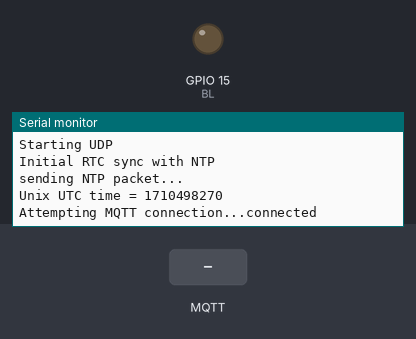
The program below on a simulated ESP8266 (NodeMCU). Parts: output pins drawn as LEDs (lit = HIGH), the last lines printed to the serial monitor. The inputs (shaded band) are chosen by the test bench. The local clock reads 2024-03-15 10:24:30 at power-on unless the program sets it; random numbers use the default seed unless the program sets one; no MQTT or app messages arrive unless stated; pins used as bus, display or sensor lines are not drawn.

Above: at 1.3 s.
1.4 s: MQTT message "1" arrives on the first subscribed topic
At 2.5 s:
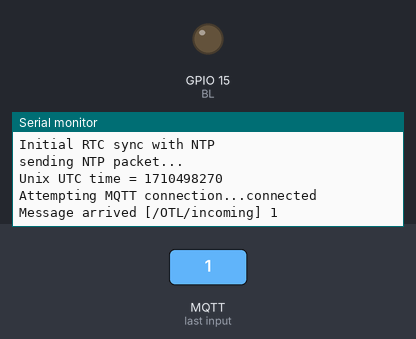
2.9 s: MQTT message "on" arrives on the first subscribed topic
At 3.5 s:
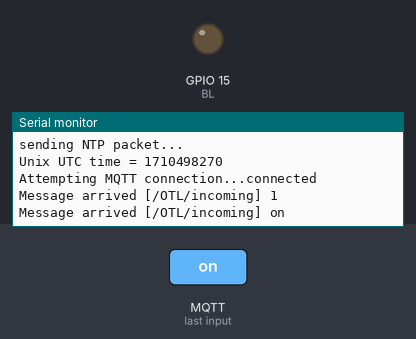
4.4 s: MQTT message "off" arrives on the first subscribed topic
At 5.8 s:
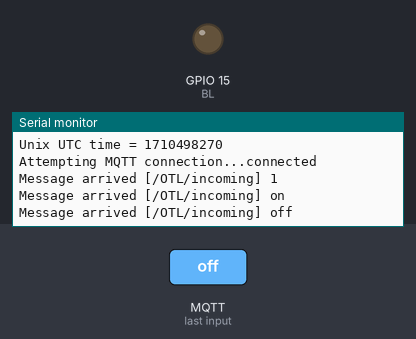

The program:

main.cpp
```cpp
#include "Arduino.h"
#include <ESP8266WiFi.h>
#include <Wire.h>
#include <SPI.h>
#include "RTClib.h"
#include <PubSubClient.h>
#include <WiFiUdp.h>

RTC_DS3231 rtc;
char daysOfTheWeek[7][12] = {"Sunday", "Monday", "Tuesday", "Wednesday", "Thursday", "Friday", "Saturday"};

#define BME_SCK 13
#define BME_MISO 12
#define BME_MOSI 11
#define BME_CS 10
#define left_Button 16
#define middle_Button 5
#define right_Button 4


void shift(int NixietodisplayUpdate [8]);
void shift(int NixietodisplayUpdate);
void displayUpdate (int duration);
void displayUpdate (void);
void displayUpdate (int numbers,int duration);
void GetTime();
void GetDate();

void callback(char* topic, byte* payload, unsigned int length);
void reconnect();

bool adjust(void); //NTP time adjust
void sendNTPpacket(IPAddress *address);

unsigned long delayTime;

//=======================================INCLUDE==NTP======================================
/// NTP Server address
const char* ntpServerName = "0.uk.pool.ntp.org";
const double timezone = 1.0;
// local port to listen for UDP packets
const unsigned int localPort = 2390;
/// A UDP instance to let us send and receive packets over UDP
WiFiUDP udp;

/// Weekday strings.
//char daysOfTheWeek[][4] = {"Sun", "Mon", "Tue", "Wed", "Thu", "Fri", "Sat"};
/**
 * @brief NTP Server IP variable.
 *
 * Don't hardwire the IP address or we won't get the benefits of the pool.
 */
IPAddress timeServerIP;
/// NTP time stamp is in the first 48 bytes of the message
const int NTP_PACKET_SIZE = 48;
/// buffer to hold incoming and outgoing packets
byte packetBuffer[ NTP_PACKET_SIZE];
//===================================================================================

int NixieArray [8];
int PreviousArray [8];
int Brightness = 10;
int transition = 16;

int clockPin = 13;
int BL = 15;
int dataPin = 14;
int latch = 12;


const char* mqtt_server = "iot.eclipse.org";
WiFiClient espClient;
PubSubClient client(espClient);
long lastMsg = 0;
char msg[50];
int value = 0;

void setup() {

  Serial.begin(9600);
  Wire.pins(0, 2); //SDA and SCL

  //MQTT setup
  client.setServer(mqtt_server, 1883);
  client.setCallback(callback);

  if (! rtc.begin()) {
    Serial.println("Couldn't find RTC");
    while (1);
  }

  if (rtc.lostPower()) {
    Serial.println("RTC lost power, lets set the time!");
    rtc.adjust(DateTime(F(__DATE__), F(__TIME__)));
  }

  // Start UDP Server to receive the NTP response.
  Serial.println("Starting UDP");
  udp.begin(localPort);
  Serial.println("Initial RTC sync with NTP");
  while (!adjust()){
    adjust();
  }

  pinMode(clockPin, OUTPUT);
  pinMode(BL, OUTPUT);
  pinMode(dataPin, OUTPUT);
  pinMode(latch, OUTPUT);

  pinMode(16, INPUT); // Left button
  pinMode(5, INPUT);  // Middle button
  pinMode(4, INPUT);  // Right button

  digitalWrite(BL, LOW);
  digitalWrite(latch, HIGH);

  digitalWrite(dataPin, HIGH);
  for (int i = 0; i < 50; i++)
  {
    digitalWrite(clockPin, HIGH);
    digitalWrite(clockPin, LOW);
  }

  if (!client.connected()) {
    reconnect();
  }

}


void loop()
{
  GetTime();
  displayUpdate();

  client.loop();

  DateTime now = rtc.now();
  int nowish = now.minute() / 10;

  if (nowish != lastMsg) {
    lastMsg = now.minute() / 10;
    ++value;
    snprintf (msg, 75, "x10min: %ld", value);
    //Serial.print("Publish message: ");
    //Serial.println(msg);
    client.publish("/OTL/batt", msg);
  }

  /*if (digitalRead(left_Button) == 1)
  {
    //see bottom of program for draft of chrono
  }

  if (digitalRead(middle_Button) == 1)
  {
    GetDate();
    displayUpdate (14);
    while (digitalRead(middle_Button) == 1)
    {
      displayUpdate(14);
    }
    GetTime();
    displayUpdate (14);
  }
  if (digitalRead(right_Button) == 1)
  {

    displayUpdate (14);
    while (digitalRead(middle_Button) == 1)
    {
      displayUpdate(14);
    }
    GetTime();
    displayUpdate (14);
  }*/
}

//=======================================FUNCTION==DISPLAYUPDATE================================
// Do a smooth transition between the previous array dipslayed and NiexieArray, for a given duration
void displayUpdate (int duration)
{
  int dots [8] = {10, 10, 10, 10, 0, 0, 0, 0};
  for (int i = 0; i < 4; ++i)
  {
    if ((PreviousArray [i]) != (NixieArray [i])) goto Change;
  }
  dots [4] = NixieArray [4];
  dots [5] = NixieArray [5];
  dots [6] = NixieArray [6];
  dots [7] = NixieArray [7];

  shift (NixieArray);
  delayMicroseconds (Brightness * 300);

  shift (dots);
  delayMicroseconds (Brightness * 50);

  if (Brightness != 10)
  {
    shift (10000);
    delayMicroseconds (3000 - Brightness * 300);
  }

  for (int i = 0; i < 8; ++i)
  {
    PreviousArray [i] = NixieArray [i];
  }
  return;

Change:
  dots [4] = NixieArray [4];
  dots [5] = NixieArray [5];
  dots [6] = NixieArray [6];
  dots [7] = NixieArray [7];

  int dots2 [8] = {10, 10, 10, 10, 0, 0, 0, 0};
  dots2 [4] = PreviousArray [4];
  dots2 [5] = PreviousArray [5];
  dots2 [6] = PreviousArray [6];
  dots2 [7] = PreviousArray [7];

  for (int i = 0; i < duration; i++)
  {
    shift (PreviousArray);
    delayMicroseconds ((duration - i) * 1000 * Brightness / 10);
    shift (dots2);
    delayMicroseconds ((duration - i) * 1000 * Brightness / 60);
    if (Brightness != 10)
    {
    shift (10000);
    delayMicroseconds ((duration - i) * 1000 * (10 - Brightness) / 10);
    }

    shift (NixieArray);
    delayMicroseconds (i * 1000 * Brightness / 10);
    shift (dots);
    delayMicroseconds (i * 1000 * Brightness / 60);
    if (Brightness != 10)
    {
    shift (10000);
    delayMicroseconds (i * 1000 * (10 - Brightness) / 10);
    }
  }
  for (int i = 0; i < 8; ++i)
  {
    PreviousArray [i] = NixieArray [i];
  }
}

void displayUpdate (void)
{
  displayUpdate(transition);
}

void displayUpdate (int numbers, int duration)
{
  NixieArray [0] = numbers / 1000;
  NixieArray [1] = (numbers / 100) % 10;
  NixieArray [2] = (numbers / 10) % 10;
  NixieArray [3] = numbers % 10;
  displayUpdate (duration);
}

//=======================================FUNCTION==SHIFT==============================
// displayUpdate numbers and dots, from an int array, left to right, 4 first are numbers, 4 last are dots
// If a number is not in the range 0-9, no numbers are lit up
// Dots: 0 is nothing, 1 is left dot, 2 is right dot, 3 is both dots
void shift(int NixietodisplayUpdate [8])
{
  int Nixiearray [10] = {8, 9, 0, 1, 2, 3, 4, 5, 6, 7};
  int j;

  for (int k = 3; k >= 0; k--)
  {
    digitalWrite(latch, LOW);
    digitalWrite(dataPin, HIGH);

    if ((NixietodisplayUpdate [k + 4] == 3) || (NixietodisplayUpdate [k + 4] == 1))   digitalWrite(dataPin, LOW);
    digitalWrite(clockPin, HIGH);
    digitalWrite(clockPin, LOW);
    digitalWrite(dataPin, HIGH);

    if ((NixietodisplayUpdate [k + 4] == 3) || (NixietodisplayUpdate [k + 4] == 2))   digitalWrite(dataPin, LOW);
    digitalWrite(clockPin, HIGH);
    digitalWrite(clockPin, LOW);
    digitalWrite(dataPin, HIGH);

    if ((NixietodisplayUpdate [k] > 9) || (NixietodisplayUpdate [k] < 0))
    {
      for (int i = 0; i < 10; i++)
      {
        digitalWrite(clockPin, HIGH);
        digitalWrite(clockPin, LOW);
      }
    }
    else
    {
      j = Nixiearray [NixietodisplayUpdate [k]];
      for (int i = 0; i < j; i++)
      {
        digitalWrite(clockPin, HIGH);
        digitalWrite(clockPin, LOW);
      }
      digitalWrite(dataPin, LOW);
      digitalWrite(clockPin, HIGH);
      digitalWrite(clockPin, LOW);
      digitalWrite(dataPin, HIGH);
      for (int i = 0; i < (9 - j); i++)
      {
        digitalWrite(clockPin, HIGH);
        digitalWrite(clockPin, LOW);
      }
    }
    digitalWrite(latch, HIGH);
  }
}

void shift(int NixietodisplayUpdate)
{
  int nixiebuffer [8];
  if (NixietodisplayUpdate == 10000)
  {
    nixiebuffer [0] = 10;
    nixiebuffer [1] = 10;
    nixiebuffer [2] = 10;
    nixiebuffer [3] = 10;
  }
  else
  {
    nixiebuffer [0] = NixietodisplayUpdate / 1000;
    nixiebuffer [1] = (NixietodisplayUpdate / 100) % 10;
    nixiebuffer [2] = (NixietodisplayUpdate / 10) % 10;
    nixiebuffer [3] = NixietodisplayUpdate % 10;
  }
  nixiebuffer [4] = 0;
  nixiebuffer [5] = 0;
  nixiebuffer [6] = 0;
  nixiebuffer [7] = 0;
  if (NixietodisplayUpdate == 10000)
  {
    nixiebuffer [0] = 10;
    nixiebuffer [1] = 10;
    nixiebuffer [2] = 10;
    nixiebuffer [3] = 10;
  }

  shift(nixiebuffer);
}

//=======================================FUNCTION==GETTIME================================
void GetTime()
{
  DateTime now = rtc.now();

  NixieArray [0] = now.hour() / 10;
  NixieArray [1] = now.hour() % 10;
  NixieArray [2] = now.minute() / 10;
  NixieArray [3] = now.minute() % 10;
  NixieArray [4] = 0;
  NixieArray [5] = 0;
  NixieArray [6] = 0;
  NixieArray [7] = 0;

  if ((now.second() % 2) == 1) NixieArray [5] = 2;
  else NixieArray [6] = 1;
}


//=======================================FUNCTION==GETDATE================================
void GetDate()
{
  DateTime now = rtc.now();

  NixieArray [0] = now.month() / 10;
  NixieArray [1] = now.month() % 10;
  NixieArray [2] = now.day() / 10;
  NixieArray [3] = now.day() % 10;
  NixieArray [4] = 0;
  NixieArray [5] = 2;
  NixieArray [6] = 0;
  NixieArray [7] = 0;
}

//=======================================FUNCTION==SERIAL==RTC============================
void printRTCValues() {
  DateTime now = rtc.now();

  Serial.print(now.year(), DEC);
  Serial.print('/');
  Serial.print(now.month(), DEC);
  Serial.print('/');
  Serial.print(now.day(), DEC);
  Serial.print(" (");
  Serial.print(daysOfTheWeek[now.dayOfTheWeek()]);
  Serial.print(") ");
  Serial.print(now.hour(), DEC);
  Serial.print(':');
  Serial.print(now.minute(), DEC);
  Serial.print(':');
  Serial.print(now.second(), DEC);
  Serial.println();

  Serial.println();
  delay(delayTime);
}
//=======================================FUNCTION==MQTTCallback============================
void callback(char* topic, byte* payload, unsigned int length) {
  Serial.print("Message arrived [");
  Serial.print(topic);
  Serial.print("] ");
  for (int i = 0; i < length; i++) {
    Serial.print((char)payload[i]);
  }
  Serial.println();
}
//=======================================FUNCTION==MQTTreconnect============================
void reconnect() {
  // Loop until we're reconnected
  while (!client.connected()) {
    Serial.print("Attempting MQTT connection...");
    // Create a random client ID
    String clientId = "ESP8266Client-";
    clientId += String(random(0xffff), HEX);
    // Attempt to connect
    if (client.connect(clientId.c_str())) {
      Serial.println("connected");
      // Once connected, publish an announcement...
      client.publish("/OTL/batt", "beginBatt test");
      // ... and resubscribe
      client.subscribe("/OTL/incoming");
    } else {
      Serial.print("failed, rc=");
      Serial.print(client.state());
      Serial.println(" try again in 5 seconds");
      // Wait 5 seconds before retrying
      delay(5000);
    }
  }
}
//=======================================NTP==FUNCTION============================================
/**
 * @brief Adjust the DS3231 with current date and time.
 *
 * <pre>
 * NTPv4 Basic Header Specification:
 *
 * Bytes  : Description
 * -------:----------------------
 *       0: LI(2), VN(3), Mode(3)
 *       1: Stratum
 *       2: Poll
 *       3: Precision
 *  4 -  7: Root Delay
 *  8 - 11: Root Dispersion
 * 12 - 15: Reference ID
 * 16 - 23: Reference Timestamp
 * 24 - 31: Origin Timestamp
 * 32 - 39: Receive Timestamp
 * 40 - 47: Transmit Timestamp
 *
 * Transmit Timestamp:
 * Time at the server when the response left for the client, in NTP timestamp format.
 *
 *
 * NTP timestamp format
 *
 * Bytes: Description
 * -----:-------------------
 * 0 - 3: Seconds since 1900
 * 4 - 7: Fraction of Second
 * </pre>
 *
 */
bool adjust(void)
{
  unsigned long mi;
  int cb = 0;

  //get a random server from the pool
  WiFi.hostByName(ntpServerName, timeServerIP);

  // send an NTP packet to a time server
  sendNTPpacket(&timeServerIP);
  mi = millis();

  // wait to see if a reply is available
  while (millis() - mi < 2000 && !cb)
  {
    cb = udp.parsePacket();
    yield();
  }

  if (!cb)
  {
    Serial.println("[ERROR]: No packet available.");

    return 0;
  }

  //Serial.print("packet received, length=");
  //Serial.println(cb);
  // We've received a packet, read the data from it
  udp.read(packetBuffer, NTP_PACKET_SIZE); // read the packet into the buffer

  //the timestamp starts at byte 40 of the received packet and is four bytes,
  // or two words, long. First, esxtract the two words:

  unsigned long highWord = word(packetBuffer[40], packetBuffer[41]);
  unsigned long lowWord = word(packetBuffer[42], packetBuffer[43]);
  // combine the four bytes (two words) into a long integer
  // this is NTP time (seconds since Jan 1 1900):
  unsigned long secsSince1900 = highWord << 16 | lowWord;
  //Serial.print("Seconds since Jan 1 1900 = " );
  //Serial.println(secsSince1900);

  // now convert NTP time into everyday time:
  Serial.print("Unix UTC time = ");
  // Unix time starts on Jan 1 1970. In seconds, that's 2208988800:
  const unsigned long seventyYears = 2208988800UL;
  // subtract seventy years:
  unsigned long epoch = secsSince1900 - seventyYears;
  // print Unix time:
  Serial.println(epoch);

  // adjust to user timezone
  epoch += timezone * 3600;

  //rtc.setEpoch(epoch);
  rtc.adjust(epoch); //adjust RTC time to NTP time
  return 1;
}

void sendNTPpacket(IPAddress *address)
{
  Serial.println("sending NTP packet...");

  // set all bytes in the buffer to 0
  memset(packetBuffer, 0, NTP_PACKET_SIZE);

  // Initialize values needed to form NTP request
  // (see URL above for details on the packets)
  packetBuffer[0] = 0b11100011;   // LI, Version, Mode
  packetBuffer[1] = 0;     // Stratum, or type of clock
  packetBuffer[2] = 6;     // Polling Interval
  packetBuffer[3] = 0xEC;  // Peer Clock Precision
  // 8 bytes of zero for Root Delay & Root Dispersion
  packetBuffer[12]  = 49;
  packetBuffer[13]  = 0x4E;
  packetBuffer[14]  = 49;
  packetBuffer[15]  = 52;

  // all NTP fields have been given values, now
  // you can send a packet requesting a timestamp:
  udp.beginPacket(*address, 123); //NTP requests are to port 123
  udp.write(packetBuffer, NTP_PACKET_SIZE);
  udp.endPacket();
}
```

Measured:
- after the input at 1.4 s, the serial monitor: prints a new line at once (image 1)
- after the input at 2.9 s, the serial monitor: prints a new line at once (image 2)
- after the input at 4.4 s, the serial monitor: prints a new line at once (image 3)
